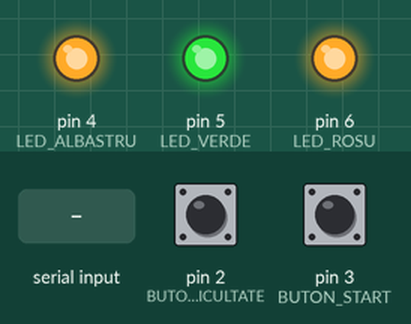
This program was run on a simulated Arduino Uno, built with avr-gcc and run on an emulated ATmega328P. On the bench: output pins drawn as LEDs (lit = HIGH). Dashed ring = blinking. The inputs (shaded band) are chosen by the test bench; at power-on: pin 3 (BUTON_START) HIGH, pin 2 (BUTON_DIFICULTATE) HIGH. Random numbers use the default seed unless the program sets one; what the program prints to the serial monitor is not drawn.

Above: at 1.2 s.
1.3 s: pin 3 (BUTON_START) pulled LOW for 0.15 s
At 2.2 s:
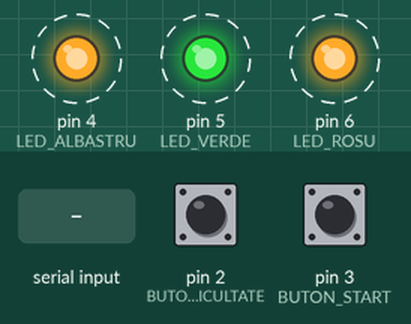
4.4 s: "1\n" received over Serial
At 5.7 s:
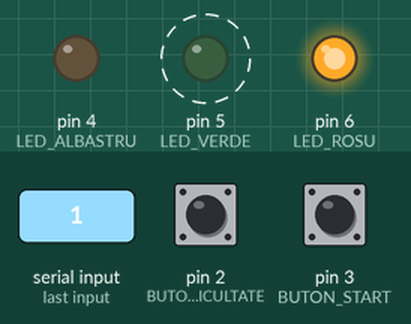
6.8 s: byte 8 (8) received over Serial
At 7.9 s:
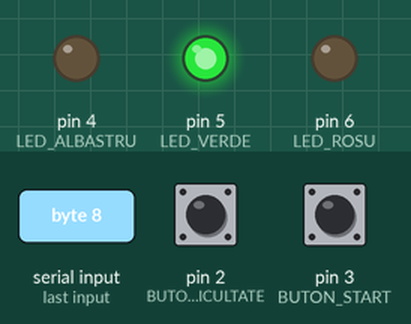
8.3 s: pin 3 (BUTON_START) pulled LOW for 1 s
At 9.5 s:
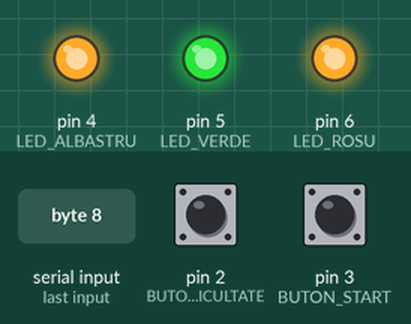
Timing chart, 0 to 11.3 s (numbered marks = the images above; inputs shaded):
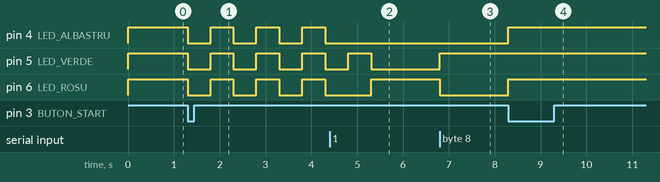

Measured:
- after the input at 1.3 s, pin 4 (LED_ALBASTRU), pin 5 (LED_VERDE), pin 6 (LED_ROSU): alternates HIGH for 0.50 s and LOW for 0.50 s, starting at once
- after the input at 4.4 s, pin 6 (LED_ROSU): LOW → HIGH after 0.90 s
- after the input at 6.8 s, pin 5 (LED_VERDE): LOW → HIGH at once; pin 6 (LED_ROSU): HIGH → LOW at once
- after the input at 8.3 s, pin 4 (LED_ALBASTRU), pin 6 (LED_ROSU): LOW → HIGH at once

The program:

main.cpp
```cpp
#include <Arduino.h>
#include <string.h>

#define LED_ROSU 6
#define LED_VERDE 5
#define LED_ALBASTRU 4
#define BUTON_START 3
#define BUTON_DIFICULTATE 2
#define NUMAR_MAXIM_CUVINTE 15
#define TIMP_MAX_JOC 30000

// Funcțiile pentru gestionarea butoanelor și rundelor
void toggleButonStart();
void schimbaDificultate();
void incepeJoc();
void executaRunda();

/**
 * Variabile pentru gestionarea stării și dificultății jocului
 */
bool jocInDesfasurare = false;       // Indică dacă jocul este activ
bool stareButonStart = true;         // Starea curentă a butonului de start
int intervalAfisareCuvinte = 20000;  // Intervalul de timp între cuvinte, se ajustează pe baza dificultății
bool rundaInceputa = false;          // Indică dacă o rundă este în desfășurare
int timpCurent = millis();           // Timpul curent folosit pentru verificări de temporizare
int indexCuvantCurent = 0;           // Indexul cuvântului curent în dicționar
int timpUltimaActualizare = timpCurent; // Timpul ultimei actualizări
int timpUltimCuvant = timpCurent;    // Timpul ultimei afișări de cuvânt
bool esteGresit = false;             // Indică dacă a fost tastată o literă greșită
int nivelDificultate = 1;            // Nivelul de dificultate (1 = ușor, 2 = mediu, 3 = greu)
bool dificultateModificata = false;  // Indică dacă dificultatea a fost schimbată
unsigned int indexLiteraCurenta = 0; // Indexul literei curente într-un cuvânt
int scor = 0;                        // Scorul jucătorului
bool selectareDificultate = false;   // Indică dacă jucătorul selectează dificultatea

// Dicționarul cuvintelor pentru joc
const char* dictionar[NUMAR_MAXIM_CUVINTE] = {
    "calculator", "programare", "algoritm", "retea", "informatica",
    "hardware", "software", "internet", "robotica", "inteligenta",
    "memorie", "procesor", "senzor", "criptare", "securitate"
};


/**
 *  Schimbă starea butonului de start la fiecare apăsare
 *
 * Această funcție este apelată în cadrul unei întreruperi care detectează o
 * apăsare pe butonul de start, alternând între stările de ON și OFF.
 */
void toggleButonStart() {
  stareButonStart = !stareButonStart;
}

/**
 *  Crește dificultatea jocului și ciclizează între nivelurile 1-3
 *
 * Când este apelată, funcția crește dificultatea cu 1. Dacă nivelul depășește 3,
 * dificultatea revine la 1, ciclizând prin nivele: ușor, mediu, greu.
 */
void schimbaDificultate() {
  dificultateModificata = true;
  nivelDificultate++;
  if (nivelDificultate > 3) nivelDificultate = 1;
}

/**
 *  Inițializează jocul și afișează o numărătoare inversă de start
 *
 * Setează `jocInDesfasurare` pe true și începe o numărătoare inversă de 3 secunde,
 * cu LED-urile clipind pentru a indica pornirea jocului. Amestecă cuvintele din dicționar
 * pentru a le afișa într-o ordine aleatorie pe parcursul jocului.
 */
void incepeJoc() {
  if (!jocInDesfasurare) {
    jocInDesfasurare = true;
    timpCurent = millis();
    timpUltimaActualizare = timpCurent;
    int timpUltimSecundar = timpCurent;

    esteGresit = false;
    indexLiteraCurenta = 0;

    // LED-urile clipesc pentru numărătoarea inversă
    digitalWrite(LED_ROSU, HIGH);
    digitalWrite(LED_VERDE, HIGH);
    digitalWrite(LED_ALBASTRU, HIGH);
    char numar = '2';
    Serial.println("3\n");

    while (timpCurent - timpUltimaActualizare < 3000) {
      timpCurent = millis();
      if (timpCurent - timpUltimSecundar >= 1000 && numar != '0') {
        Serial.print(numar);
        Serial.println("\n");
        numar--;
        timpUltimSecundar = timpCurent;
      }

      // LED-urile alternează între ON și OFF
      digitalWrite(LED_ROSU, !digitalRead(LED_ROSU));
      digitalWrite(LED_VERDE, !digitalRead(LED_VERDE));
      digitalWrite(LED_ALBASTRU, !digitalRead(LED_ALBASTRU));
      delay(500);
    }

    // Setare LED-uri și amestecarea cuvintelor din dicționar
    digitalWrite(LED_VERDE, HIGH);
    digitalWrite(LED_ROSU, LOW);
    digitalWrite(LED_ALBASTRU, LOW);
    randomSeed(millis());

    // Amestecare dicționar cu metoda Fisher-Yates
    for (int i = NUMAR_MAXIM_CUVINTE - 1; i > 0; i--) {
      int j = random(i + 1);
      const char* temp = dictionar[i];
      dictionar[i] = dictionar[j];
      dictionar[j] = temp;
    }

    indexCuvantCurent = 0;
    scor = 0;
  }
}

/**
 *  Execută o rundă în care jucătorul tastează literele cuvântului afișat
 *
 * Funcția verifică dacă jucătorul introduce corect literele cuvântului afișat. Dacă
 * un cuvânt este complet, jocul trece la următorul. Dacă jucătorul tastează greșit,
 * variabila `esteGresit` se setează la true, și LED-ul roșu se aprinde.
 */
void executaRunda() {
  if (rundaInceputa) {
    if (timpCurent - timpUltimaActualizare < TIMP_MAX_JOC) {
      timpCurent = millis();
      bool sarireCuvant = false;

      if (Serial.available() > 0) {
        char litera = Serial.read();

        // Verifică dacă litera tastată este corectă
        if (litera == 8) { // ASCII pentru backspace
          esteGresit = false;
          Serial.println("Backspace apăsat");
        }
        else if (litera == dictionar[indexCuvantCurent - 1][indexLiteraCurenta] && !esteGresit) {
          Serial.println("Litera corectă: " + String(litera));
          indexLiteraCurenta++;

          // Verifică dacă întregul cuvânt a fost tastat corect
          if (indexLiteraCurenta == strlen(dictionar[indexCuvantCurent - 1])) {
            Serial.println("Cuvânt complet: " + String(dictionar[indexCuvantCurent - 1]));
            scor++;
            sarireCuvant = true;
            indexLiteraCurenta = 0;
            indexCuvantCurent++;
            if (indexCuvantCurent >= NUMAR_MAXIM_CUVINTE) indexCuvantCurent = 0;
            timpUltimCuvant = timpCurent;
          }
        } else {
          Serial.println("Litera greșită: " + String(litera) + " Așteptat: " + String(dictionar[indexCuvantCurent - 1][indexLiteraCurenta]));
          esteGresit = true;
        }
      }

      if (indexCuvantCurent == 0) {
        Serial.println(dictionar[indexCuvantCurent]);
        indexCuvantCurent++;
        timpUltimCuvant = timpCurent;
      } else if (timpCurent - timpUltimCuvant >= intervalAfisareCuvinte || sarireCuvant) {
        Serial.println(dictionar[indexCuvantCurent]);
        timpUltimCuvant = timpCurent;
        indexCuvantCurent++;
        indexLiteraCurenta = 0;
        esteGresit = false;
      }
    } else {
      rundaInceputa = false;
      esteGresit = false;
      Serial.println("Runda încheiată");
      Serial.println("Scor: " + String(scor));
      timpUltimCuvant = timpCurent;
    }
  }
}

/**
 *  Configurarea inițială a componentelor de hardware și întreruperilor
 *
 * Această funcție setează pinii pentru LED-uri și butoane, configurează rata de baud
 * pentru serial și atașează întreruperi pentru butoanele de start și dificultate.
 */
void setup() {
  pinMode(LED_ROSU, OUTPUT);
  pinMode(LED_VERDE, OUTPUT);
  pinMode(LED_ALBASTRU, OUTPUT);
  pinMode(BUTON_START, INPUT_PULLUP);
  pinMode(BUTON_DIFICULTATE, INPUT_PULLUP);
  Serial.begin(28800);
  attachInterrupt(digitalPinToInterrupt(BUTON_START), toggleButonStart, FALLING);
  attachInterrupt(digitalPinToInterrupt(BUTON_DIFICULTATE), schimbaDificultate, FALLING);
}

/**
 *  Bucla principală care gestionează starea jocului și afișarea rundelor
 *
 * În funcție de starea jocului (`jocInDesfasurare`), bucla principală verifică
 * starea butonului de start, controlează LED-urile și gestionează nivelurile de dificultate.
 */
void loop() {
  timpCurent = millis();
  if (jocInDesfasurare) {
    if (stareButonStart == LOW) {
      Serial.println("Buton de oprire apăsat");
      stareButonStart = true;
      jocInDesfasurare = false;
      digitalWrite(LED_ROSU, HIGH);
      digitalWrite(LED_VERDE, HIGH);
      digitalWrite(LED_ALBASTRU, HIGH);
      delay(500);
    }

    if (rundaInceputa) executaRunda();

    // Control LED-uri pentru corectitudine litere
    if (esteGresit) {
      digitalWrite(LED_ROSU, HIGH);
      digitalWrite(LED_VERDE, LOW);
      digitalWrite(LED_ALBASTRU, LOW);
    } else {
      digitalWrite(LED_ROSU, LOW);
      digitalWrite(LED_VERDE, HIGH);
      digitalWrite(LED_ALBASTRU, LOW);
    }
  } else {
    if (!selectareDificultate) {
      Serial.println("Selectați dificultatea: ");
      selectareDificultate = true;
    }

    if (dificultateModificata) {
      delay(200);
      dificultateModificata = false;
      switch (nivelDificultate) {
        case 1:
          intervalAfisareCuvinte = 20000;
          Serial.println("Ușor");
          delay(200);
          break;
        case 2:
          intervalAfisareCuvinte = 10000;
          Serial.println("Mediu");
          delay(200);
          break;
        case 3:
          intervalAfisareCuvinte = 5000;
          Serial.println("Greu");
          delay(200);
          break;
      }
    }

    if (stareButonStart == LOW && !jocInDesfasurare) {
      Serial.println("Buton Start apăsat");
      stareButonStart = true;
      timpUltimaActualizare = timpCurent;
      timpUltimCuvant = timpCurent;
      rundaInceputa = true;
      incepeJoc();
      delay(500);
    }

    // LED-uri aprinse în mod static când jocul nu este activ
    digitalWrite(LED_ROSU, HIGH);
    digitalWrite(LED_VERDE, HIGH);
    digitalWrite(LED_ALBASTRU, HIGH);
  }
}
```
